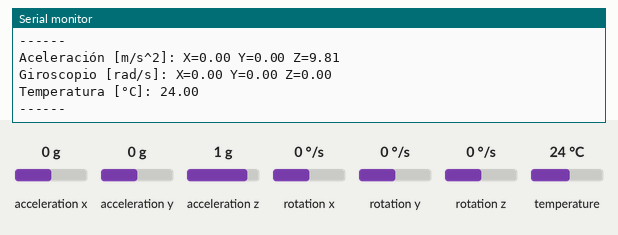
The sketch below on a simulated ESP32. Shown: the last lines printed to the serial monitor. The test bench sets the inputs (shaded band); at power-on: acceleration x 0 g, acceleration y 0 g, acceleration z 1 g, rotation x 0 °/s, rotation y 0 °/s, rotation z 0 °/s, temperature 24 °C.

Above: at 1.3 s.
1.4 s: acceleration x set to -1.4 g
4.6 s: acceleration y set to -1.4 g
6.1 s: acceleration z set to -1.4 g
7.6 s: rotation x set to -192 °/s
At 8.5 s:
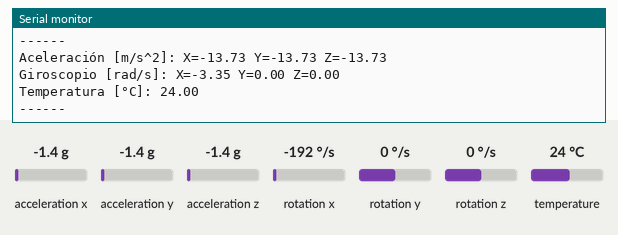
9.1 s: rotation y set to -192 °/s
At 9.6 s:
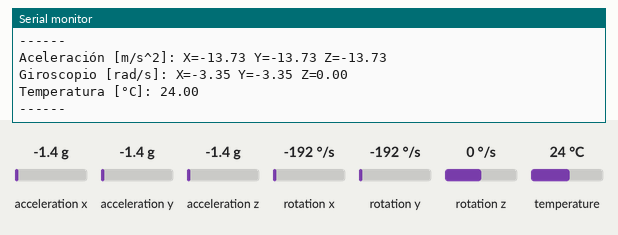

Measured:
- after the input at 7.6 s, the serial monitor: prints a new line after 0.39 s (image 1)
- after the input at 9.1 s, the serial monitor: prints a new line at once (image 2)

The sketch:

Giroscopio.ino
```cpp
#include <Adafruit_MPU6050.h>
#include <Adafruit_Sensor.h>
#include <Wire.h>

Adafruit_MPU6050 mpu;

void setup() {
  Serial.begin(9600);

  // Inicia el bus I2C (puedes especificar pines aquí si los predeterminados no sirven)
  Wire.begin(21, 22); // SDA = GPIO 21, SCL = GPIO 22

  // Espera a que el MPU6050 se conecte
  if (!mpu.begin()) {
    Serial.println("No se encontró el MPU6050. Verifica cableado.");
    while (1) {
      delay(10);
    }
  }

  Serial.println("MPU6050 encontrado");

  // Opcional: configura rangos
  mpu.setAccelerometerRange(MPU6050_RANGE_8_G);
  mpu.setGyroRange(MPU6050_RANGE_500_DEG);
  mpu.setFilterBandwidth(MPU6050_BAND_21_HZ);

  delay(100);
}

void loop() {
  sensors_event_t a, g, temp;
  mpu.getEvent(&a, &g, &temp);

  Serial.print("Aceleración [m/s^2]: X=");
  Serial.print(a.acceleration.x);
  Serial.print(" Y=");
  Serial.print(a.acceleration.y);
  Serial.print(" Z=");
  Serial.println(a.acceleration.z);

  Serial.print("Giroscopio [rad/s]: X=");
  Serial.print(g.gyro.x);
  Serial.print(" Y=");
  Serial.print(g.gyro.y);
  Serial.print(" Z=");
  Serial.println(g.gyro.z);

  Serial.print("Temperatura [°C]: ");
  Serial.println(temp.temperature);

  Serial.println("------");
  delay(500);
}
```
